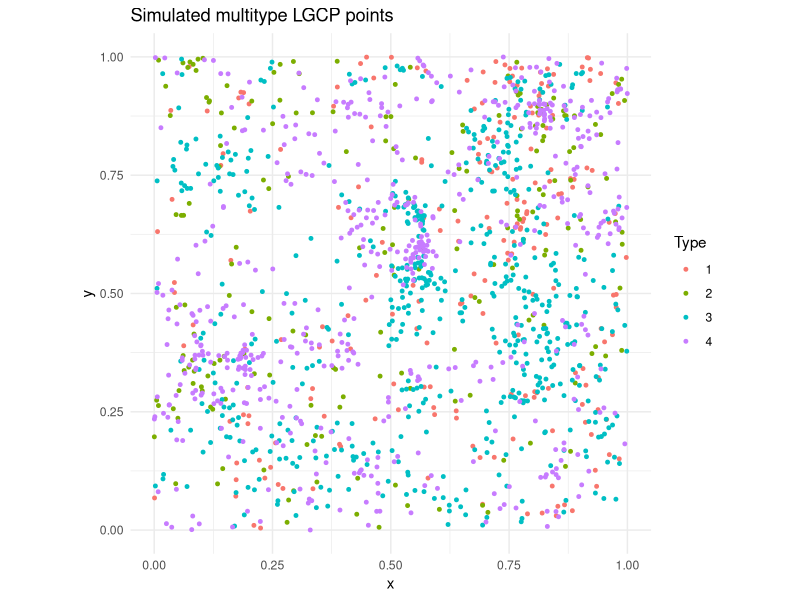
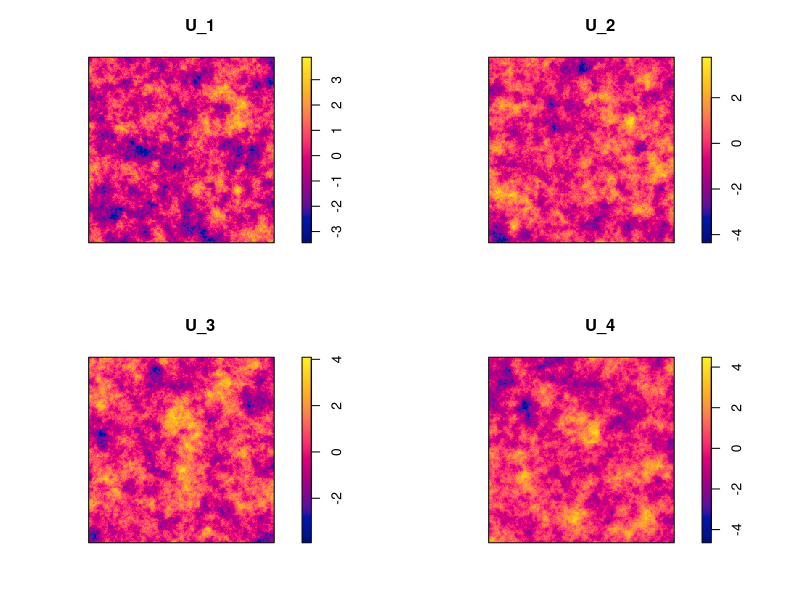
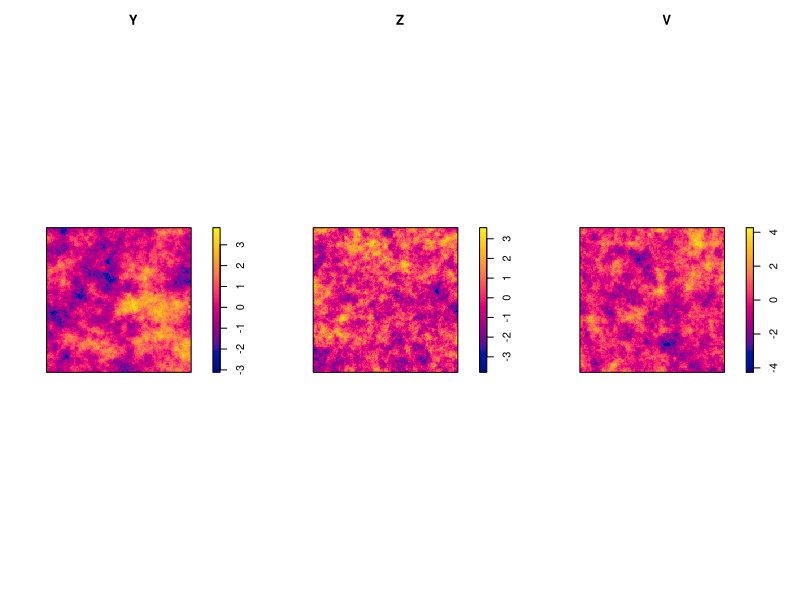

Here is the R script that generated these plots, in order:
library(spatstat.geom)     
library(spatstat.explore)  
library(spatstat.random)   
library(spatstat.model)
library(ggplot2)


simulate_grf = function(nx, ny, L, range, var) {
  mu0 = as.im(0, owin(xrange = c(0, L), yrange = c(0, L)), dimyx = c(ny, nx))
  sim_field = rLGCP(model = "exponential", mu = mu0, var = var, scale = range, win = as.owin(mu0), saveLambda = TRUE)
  field_im  = attr(sim_field, "Lambda")
  field_im  = eval.im(log(field_im))   
  as.matrix(field_im)
}

simulate_LGCP_point_pattern <- function(params) {
  Y = simulate_grf(params$nx, params$ny, params$L, range = params$Y_scale, var = 1)
  Z = simulate_grf(params$nx, params$ny, params$L, range = params$Z_scale, var = 1)
  V = simulate_grf(params$nx, params$ny, params$L, range = params$V_scale, var = 1)
  
  
  U_list <- vector("list", params$p)
  for (j in seq_len(params$p)) {
    U_list[[j]] <- simulate_grf(params$nx, params$ny, params$L, range = params$U_scale[j], var = 1)
  }
  
  lambda0 <- exp(params$V_var*V - (params$V_var^2)/2)
  Lambda_list <- vector("list", params$p)
  X_list <- vector("list", params$p)
  for (i in seq_len(params$p)) {
    Lambda_list[[i]] <- lambda0*exp(params$beta0[i] + params$beta1[i]*Z)*exp(params$Y_var[i]*Y + params$U_var[i]*U_list[[i]] - (params$Y_var[i]^2)/2 - (params$U_var[i]^2)/2)
    Lambda_im = im(mat = Lambda_list[[i]], xrange = c(0, params$L), yrange = c(0, params$L))
    X_list[[i]] = rpoispp(Lambda_im)
  }
  
  
  list(X_list = X_list, 
       Lambda_list = Lambda_list, 
       lambda_base = lambda0,
       fields = list(Y = Y, Z = Z, V = V, U_list = U_list),
       params = params)
}



params = list(p = 4, L = 1, nx = 256, ny = 256,  
              beta0 = c(5.17, 5.44, 5.88, 6.13),
              beta1 = c(0.0, 0.3, -0.6, 0.6),
              
              Y_var = c(0.5, -0.4, 0.6, -0.3),
              V_var = 0.5,
              U_var = c(sqrt(0.5), sqrt(0.5), sqrt(0.5), sqrt(0.5)),
              
              Y_scale = 0.1,
              V_scale = 0.05,  
              Z_scale = 0.05,
              U_scale = c(0.05, 0.05, 0.05, 0.05)
)

sim <- simulate_LGCP_point_pattern(params)



# plots the plots
df <- do.call(
  rbind,
  lapply(seq_along(sim$X_list), function(i) {
    Xi <- sim$X_list[[i]]
    if (Xi$n == 0) return(NULL)
    data.frame(
      x = Xi$x,
      y = Xi$y,
      type = factor(i)
    )
  })
)

ggplot(df, aes(x, y, colour = type)) +
  geom_point(size = 1, alpha = 1) +
  coord_equal(xlim = c(0, params$L), ylim = c(0, params$L)) +
  theme_minimal() +
  labs(title = "Simulated multitype LGCP points", colour = "Type")


# Plot U fields
op1 <- par(mfrow = c(2, 2), mar = c(3, 3, 3, 3))
for (i in 1:4) {
  plot(spatstat.geom::as.im(sim$fields$U_list[[i]]),
       main = paste0("U_", i))
}
par(op1)
# Plot Y, Z, V fields
op2 <- par(mfrow = c(1, 3), mar = c(3, 3, 3, 3))
plot(spatstat.geom::as.im(sim$fields$Y), main = "Y")
plot(spatstat.geom::as.im(sim$fields$Z), main = "Z")
plot(spatstat.geom::as.im(sim$fields$V), main = "V")
par(op2)






X <- superimpose(
  Type1 = sim$X_list[[1]],
  Type2 = sim$X_list[[2]],
  Type3 = sim$X_list[[3]],
  Type4 = sim$X_list[[4]],
  W = Window(sim$X_list[[1]])
)

marks(X) <- factor(marks(X))  
levels(marks(X))





types <- levels(factor(marks(X)))
Kcross_list <- list()
for (i in types) {
  for (j in types) {
    if (i != j) {
      name <- paste0(i, "_", j)
      Kcross_list[[name]] <- Kcross.inhom(X, i = i, j = j, correction = "isotropic")
    }
  }
}
names(Kcross_list)



Kinhom_list <- list()
for (i in types) {
  name <- paste0(i)
  Xi <- X[marks(X) == i]
  Kinhom_list[[i]] <- Kinhom(Xi, correction = "isotropic")
}
names(Kinhom_list)


# print number of points
point_counts <- sapply(sim$X_list, function(x) x$n)
names(point_counts) <- paste0("Type", seq_along(point_counts))
print(point_counts)
